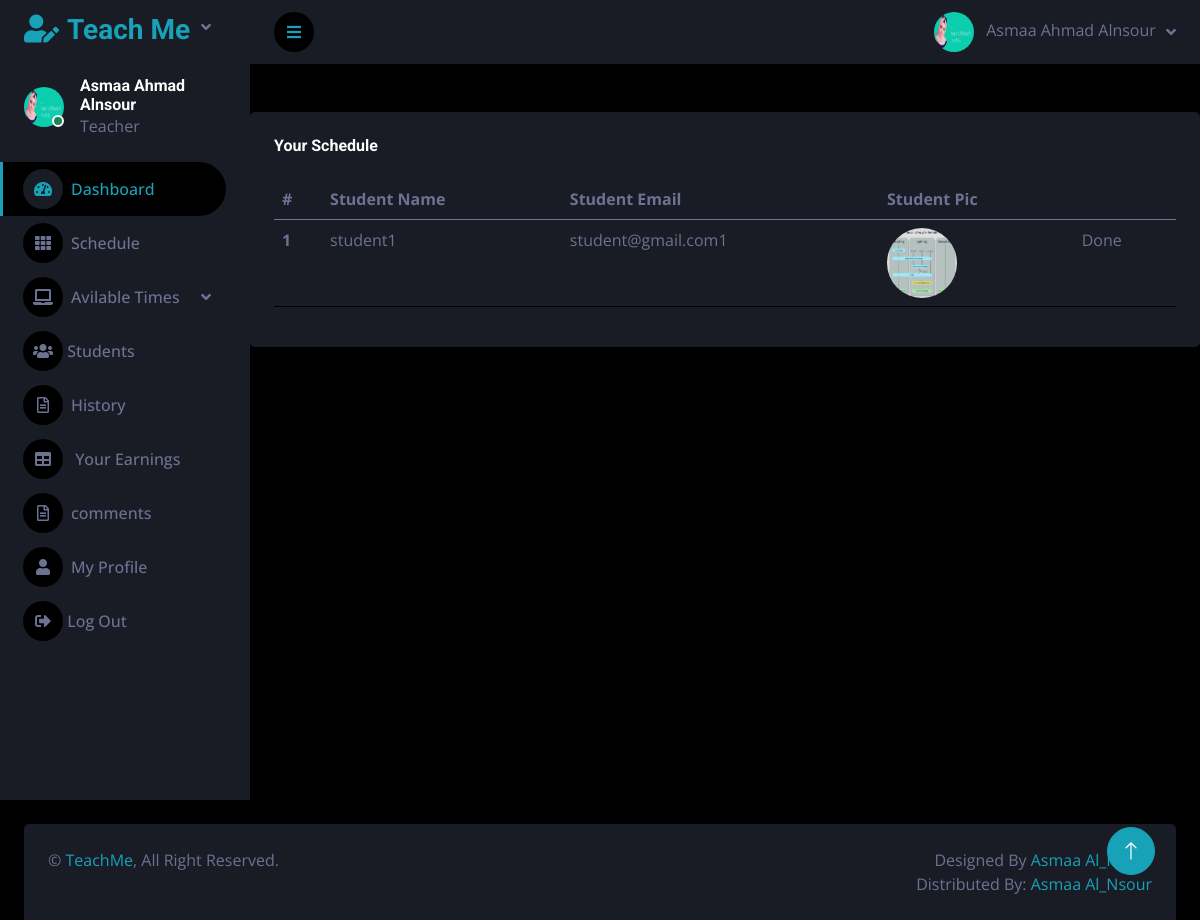
Page /Source Code/private_online_sessions/teacher_area/index.php?student (signed in) on the committed database.
### tables this page shows
CREATE TABLE `teachers` (
  `id` int(11) NOT NULL,
  `full_name` varchar(255) NOT NULL,
  `phone` varchar(15) NOT NULL,
  `email` varchar(150) NOT NULL,
  `password` varchar(11) NOT NULL,
  `subject_id` int(11) NOT NULL,
  `address` varchar(255) NOT NULL,
  `age` int(11) NOT NULL,
  `image` varchar(255) NOT NULL,
  `degree` varchar(255) NOT NULL,
  `degree_file` varchar(255) NOT NULL,
  `experience` varchar(255) NOT NULL,
  `experience_file` varchar(255) NOT NULL,
  `approval` int(11) NOT NULL DEFAULT 0 COMMENT '0 is not approved',
  `suspend` int(11) NOT NULL DEFAULT 1 COMMENT '0 is suspended',
  `delete_teacher` int(11) NOT NULL DEFAULT 1 COMMENT '0 is Deleted'
);

CREATE TABLE `users` (
  `id` int(11) NOT NULL,
  `full_name` varchar(255) NOT NULL,
  `email` varchar(255) NOT NULL,
  `age` int(11) NOT NULL,
  `password` varchar(255) NOT NULL,
  `phone` varchar(50) NOT NULL,
  `user_type` varchar(50) NOT NULL DEFAULT 'user',
  `address` varchar(255) NOT NULL,
  `profile_pic` varchar(255) NOT NULL,
  `subject` varchar(255) DEFAULT NULL,
  `delete_user` int(11) NOT NULL DEFAULT 1
);

### Source Code/private_online_sessions/teacher_area/student.php (the view, shortened to what this page needs)
<br>
<br>
<div class="col-12">
                        <div class="bg-secondary rounded h-100 p-4">
                            <h6 class="mb-4">Your Schedule</h6>
                            <div class="table-responsive">
                                <table class="table">
                                    <thead>
                                        <tr>
                                            <th scope="col">#</th>
                                            <th scope="col">Student Name</th>
                                            <th scope="col">Student Email</th>
                                            <th scope="col">Student Pic</th>
                                            <th scope="col"> </th>
                                        </tr>
                                    </thead>
                                    <tbody>
                                    <?php
                      $x=1;
                      $get_student = "SELECT * FROM `users` ";
                      if ($result = $con->query($get_student) ) {
                          while($row = $result->fetch_assoc() ){
$student_id=$row['id'];
$get_b = "SELECT * FROM `booking` JOIN `available_time`
WHERE booking.teacher_id=$id AND booking.delete_session=1 AND booking.time_id=available_time.id AND user_id=$student_id";
$run_b = mysqli_query($con,$get_b);
$row_b=mysqli_fetch_array($run_b);
  if($row_b>=1){
                          ?>
                                        <tr>
                                            <th scope="row"><?php echo $x ?></th>
                                            <td><?php echo $row['full_name']?></td>
                                            <td><?php echo $row['email']?></td>
                                            <td>  <img
                class="rounded-circle"
                src="<?php if ($row['profile_pic']==null){echo './img/about-2.jpg';}else{echo '../admin_area/user_image/'.$row['profile_pic'];}  ?>"
                style="width: 70px; height: 70px"
                alt="Image"
              /></td>
                                            <td>Done</td>
                                        </tr>
                                        <?php
                                            $x=$x+1;
                                        }}}
                                        ?>
                                    </tbody>
                                </table>
                            </div>
                        </div>
                    </div>
                </div>
            </div>

### Source Code/private_online_sessions/teacher_area/sidebar.php (shortened to what this page needs)
<?php
include("includes/db.php");
if(!isset($_SESSION['teacher_email'])){
echo "<script>window.open('../dashboard/login.php','_self')</script>";
}
else {
    $email=$_SESSION['teacher_email'];
    $get_teacher = "SELECT * FROM teachers WHERE email ='$email'";
    $run_teacher = mysqli_query($con,$get_teacher);
    $row_teacher = mysqli_fetch_array($run_teacher);
?>
<body>
    <div class="container-fluid position-relative d-flex p-0">
        <div class="sidebar pe-4 pb-3">
            <nav class="navbar bg-secondary navbar-dark">
                <a href="index.php?dashboard" class="navbar-brand mx-4 mb-3">
                    <h3 class="text-primary"><i class="fa fa-user-edit me-2"></i>Teach Me</h3>
                </a>
                <div class="d-flex align-items-center ms-4 mb-4">
                    <div class="position-relative">
                        <img class="rounded-circle" src="../admin_area/user_image/<?php echo $row_teacher['image']; ?>" alt="" style="width: 40px; height: 40px;">
                        <div class="bg-success rounded-circle border border-2 border-white position-absolute end-0 bottom-0 p-1"></div>
                    </div>
                    <div class="ms-3">
                        <h6 class="mb-0"><?php echo $_SESSION['teacher_name'] ;?></h6>
                        <span>Teacher</span>
                    </div>
                </div>
                <div class="navbar-nav w-100">
                    <a href="index.php?dashboard" class="nav-item nav-link active"><i class="fa fa-tachometer-alt me-2"></i>Dashboard</a>
                    <a href="index.php?daily_schedule" class="nav-item nav-link"><i class="fa fa-th me-2"></i>Schedule</a>
                    <div class="nav-item dropdown">
                        <a href="#" class="nav-link dropdown-toggle" data-bs-toggle="dropdown"><i class="fa fa-laptop me-2"></i>Avilable Times</a>
                    </div>
                    <a href="index.php?student" class="nav-item nav-link"><i class="fas fa-users"></i>  Students</a>
                    <a href="index.php?history" class="nav-item nav-link"><i class="far fa-file-alt me-2"></i>History</a>
                    <a href="index.php?earnings" class="nav-item nav-link"><i class="fa fa-table me-2"></i> Your Earnings</a>
                    <a href="index.php?comments" class="nav-link dropdown-toggle" ><i class="far fa-file-alt me-2"></i>comments</a>
                    <a href="index.php?my_profile" class="nav-item nav-link"><i class="fa fa-user me-2"></i>My Profile</a>
                    <a href="logout.php" class="nav-item nav-link"><i class="fas fa-sign-out-alt"></i>  Log Out</a>
                </div>
            </nav>
        </div>
        <div class="content">
            <nav class="navbar navbar-expand bg-secondary navbar-dark sticky-top px-4 py-0">
                <a href="#" class="sidebar-toggler flex-shrink-0">
                    <i class="fa fa-bars"></i>
                </a>
                <div class="navbar-nav align-items-center ms-auto">
                    <div class="nav-item dropdown">
                        <a href="#" class="nav-link dropdown-toggle" data-bs-toggle="dropdown">
                            <img class="rounded-circle me-lg-2" src="../admin_area/user_image/<?php echo $row_teacher['image']; ?>" alt="" style="width: 40px; height: 40px;">
                            <span class="d-none d-lg-inline-flex"><?php echo $_SESSION['teacher_name'] ;?></span>
                        </a>
                    </div>
                </div>
            </nav>
        <?php
 }
  ?>

### Source Code/private_online_sessions/teacher_area/css/style.css (style rules this page uses)
:root { --primary: #17A2B8; --secondary: #191C24; --light: #6C7293; --dark: #000000; }
.sidebar { position: fixed; top: 0; left: 0; bottom: 0; width: 250px; height: 100vh; overflow-y: auto; background: var(--secondary); transition: 0.5s; z-index: 999; }
.content { margin-left: 250px; min-height: 100vh; background: var(--dark); transition: 0.5s; }
@media (min-width: 992px) { .sidebar { margin-left: 0; } }
@media (min-width: 992px) { .content { width: calc(100% - 250px); } }
.sidebar .navbar .navbar-nav .nav-link { padding: 7px 20px; color: var(--light); font-weight: 500; border-left: 3px solid var(--secondary); border-radius: 0 30px 30px 0; outline: none; }
.sidebar .navbar .navbar-nav .nav-link:hover, .sidebar .navbar .navbar-nav .nav-link.active { color: var(--primary); background: var(--dark); border-color: var(--primary); }
.sidebar .navbar .navbar-nav .nav-link i { width: 40px; height: 40px; display: inline-flex; align-items: center; justify-content: center; background: var(--dark); border-radius: 40px; }
.sidebar .navbar .navbar-nav .nav-link:hover i, .sidebar .navbar .navbar-nav .nav-link.active i { background: var(--secondary); }
.sidebar .navbar .dropdown-toggle::after { position: absolute; top: 15px; right: 15px; border: none; content: "\f107"; font-family: "Font Awesome 5 Free"; font-weight: 900; transition: .5s; }
.content .navbar .navbar-nav .nav-link { margin-left: 25px; padding: 12px 0; color: var(--light); outline: none; }
.content .navbar .sidebar-toggler, .content .navbar .navbar-nav .nav-link i { width: 40px; height: 40px; display: inline-flex; align-items: center; justify-content: center; background: var(--dark); border-radius: 40px; }
.content .navbar .dropdown-toggle::after { margin-left: 6px; vertical-align: middle; border: none; content: "\f107"; font-family: "Font Awesome 5 Free"; font-weight: 900; transition: .5s; }

### rows in the picture
teachers: image (picture)
users: full_name "student1", email "student@gmail.com1", profile_pic (picture)

### other values in the picture
$_SESSION['teacher_name'] "Asmaa Ahmad Alnsour"
